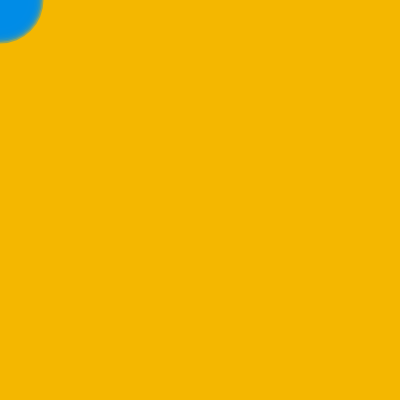
Frame 1 (no input)
Frame 60 (no input): identical to frame 1, image omitted
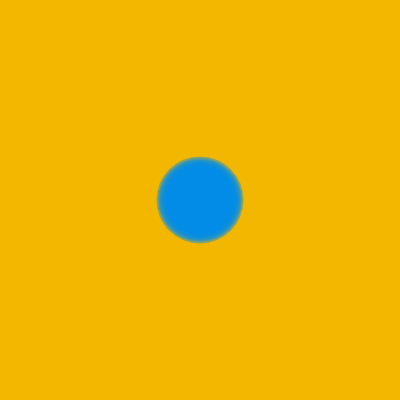
Frame 120 (the mouse pressed at the canvas centre since frame 60)

The p5.js sketch that drew these frames (run headless with seeded random() and noise() and a simulated clock; from frame 60 on, the mouse is pressed at the canvas centre):

// p5.js sketch
// ── sketch.js
///* // iteration - volgt de muis. positie worden bewaard in 2 lijsten

xpos = [];
ypos = [];
var amount = 30;

function setup() {
    createCanvas(400, 400);
    for (var i = 0; i < amount; i++) {
        xpos[i] = 0;
        ypos[i] = 0;
    }
}

function draw() {
    background(244, 183, 0);

    for (var i = 0; i < xpos.length - 1; i++) {
        xpos[i] = xpos[i + 1];
        ypos[i] = ypos[i + 1];
    }

    // Nieuwe locatie
    xpos[xpos.length - 1] = int(mouseX);
    ypos[ypos.length - 1] = int(mouseY);

    // Teken alles.
    for (var i = 0; i < xpos.length; i++) {
        noStroke();
        fill(0, 140, 230, 255 - i * 5);
        ellipse(xpos[i], ypos[i], i * 3, i * 3);
    }

}

//*/
